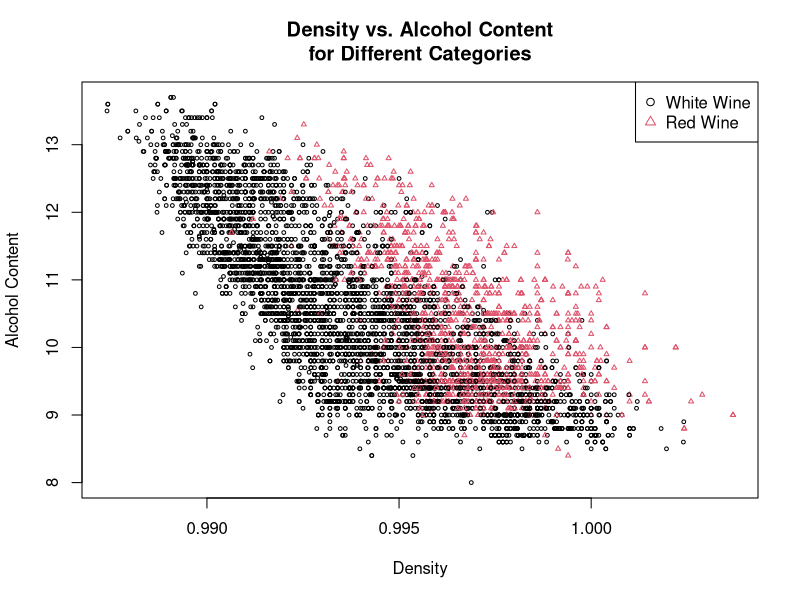
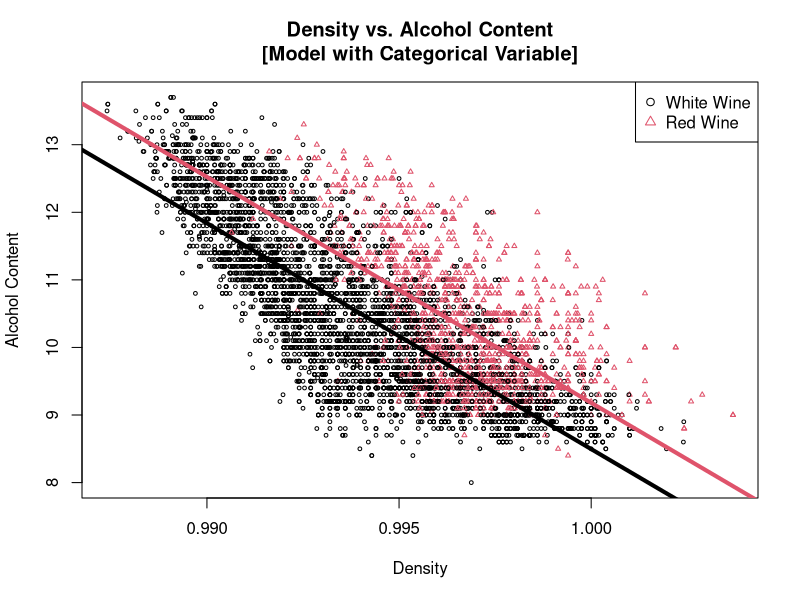

R code for these plots, in order:
# Derin Gezgin | Johnny Andreasen | Sababa Ahmed
# Fall 2024 | STA 207: Advanced Regression Techniques
# Data Analysis Project | Complete Code
# 13. Adding the categorical variable in the analysis
#
#
#

options(scipen=999)

### Loading Data ###
wine_data = read.csv("winequality_cleaned.csv")

### Make the color column a factor variable ###
wine_data$color = as.factor(wine_data$color)
wine_data$color = as.numeric(wine_data$color) - 1
numerical_color = as.numeric(wine_data$color) * -1 + 2 # This is for plotting purposes

### Response Variable ###
Y = wine_data$alcohol

### Predictor Variables ###
X2 = wine_data$density
X5 = wine_data$color

### Original Model ###
plot(x=X2,
     y=Y,
     main="Density vs. Alcohol Content\nfor Different Categories",
     xlab="Density",
     ylab="Alcohol Content",
     col = numerical_color,
     pch=numerical_color,
     cex=0.5,)
legend("topright", c("White Wine", "Red Wine"), col = c(1, 2), pch = c(1, 2))

##### Plotting the Red and White Wine Observations in the Categorical Model #####
categorical_model = lm(Y ~ X2 + X5)
summary(categorical_model)

white_intercept = categorical_model$coefficients[1] + categorical_model$coefficients[3]
categorical_model$coefficients[1] + categorical_model$coefficients[3]
categorical_model$coefficients[1] 
red_intercept = categorical_model$coefficients[1] 
slope = categorical_model$coefficients[2]

plot(x=X2,
     y=Y,
     main="Density vs. Alcohol Content\n[Model with Categorical Variable]",
     xlab="Density",
     ylab="Alcohol Content",
     col = numerical_color,
     pch=numerical_color,
     cex=0.5,)
legend("topright", c("White Wine", "Red Wine"), col = c(1, 2), pch = c(1, 2))

abline(a = white_intercept, b = slope, col = 1, lwd=4)
abline(a = red_intercept, b = slope, col = 2, lwd=4)

